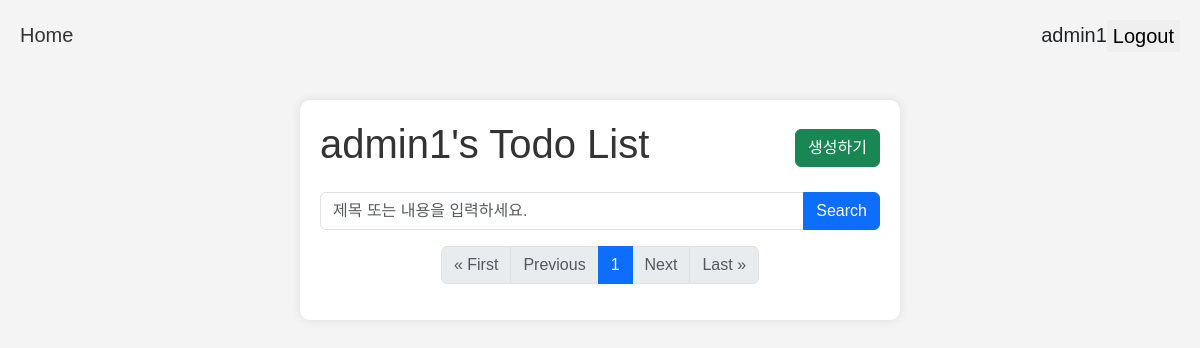
The page /day2/todo/ (signed in) on the database as committed earlier.
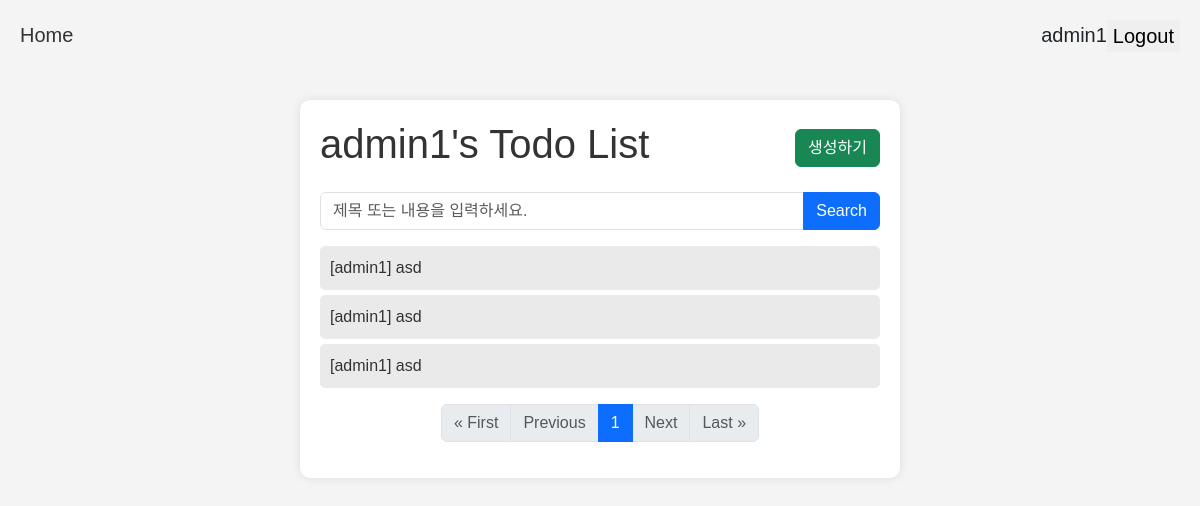
The same page on the database as committed later.
### day2/models.py (models this page shows, shortened)
class Todo(models.Model):
    title = models.CharField("제목", max_length=50)
    description = models.TextField("해야할 일")
    start_date = models.DateField("해아할 일 시작 날짜")
    end_date = models.DateField("해야할 일 마감 날짜")
    is_completed = models.BooleanField("완료 여부", default=False)
    created_at = models.DateTimeField("생성 시간", auto_now_add=True)
    modified_at = models.DateTimeField("수정 시간", auto_now=True)
    user = models.ForeignKey(User, on_delete=models.CASCADE)

### day2/views.py (the view)
# urls.py: path("todo/", todo_list, name="todo_list"),
@login_required()
def todo_list(request):
    todo_list = Todo.objects.filter(user=request.user).order_by("created_at")
    query: QuerySet = request.GET.get("query")
    if query:
        todo_list = todo_list.filter(
            Q(title__icontains=query) | Q(description__icontains=query)
        )
    paginator = Paginator(todo_list, 10)
    page_number = request.GET.get("page")
    page_obj = paginator.get_page(page_number)
    context = {
        "page_obj": page_obj,
    }
    return render(request, "day2/todo_list.html", context)

### templates/day2/todo_list.html (shortened to what this page needs)
{% extends 'day2/base.html' %}
{% block content %}
<div class="container mt-lg-5">
    {% if request.user.is_authenticated %}
    <div class="d-flex justify-content-between align-items-center mb-3">
        {% if not request.user.is_staff %}
            <h1>{{ request.user.username }}'s Todo List</h1>
        {% else %}
            <h1>All To Do List (By. Admin)</h1>
        {% endif %}
        <button class="btn btn-success" onclick="location.href='{% url 'cbv_todo_create' %}'">생성하기</button>
    </div>
    <form method="GET" class="mb-3">
        <div class="input-group">
            <input type="text" class="form-control" placeholder="제목 또는 내용을 입력하세요." name="q" value="{% if request.GET.q %}{{ request.GET.q }}{% endif %}">
            <button class="btn btn-primary" type="submit">Search</button>
        </div>
    </form>
    <ul class="list-unstyled">
        {% for todo in page_obj.object_list %}
            <li class="todo-list-item"><a href="{% url 'cbv_todo_info' todo.id %}">[{{ todo.user.username }}] {{ todo.title }}</a></li>
        {% endfor %}
    </ul>
    {% include 'day2/pagination.html' %}
    {% endif %}
</div>
{% endblock %}

### templates/day2/base.html (shortened to what this page needs)
{% load static %}
<!DOCTYPE html>
<html lang="en">
<head>
    <link href="{% static "css/bootstrap.css" %}" rel="stylesheet">
</head>
<body>
    <nav style="display: flex; justify-content: space-between">
        <div>
            <a style="font-size: 20px" href={% url 'cbv_todo_list' %}>Home</a>
        </div>
        {% if request.user.is_authenticated %}
            <div style="text-align: right; font-size: 20px; display: flex; justify-content: space-between">
                {{ request.user.username }}
                <form action="{% url 'logout' %}" method="POST">
                    <button style="border: 0; font-size: 20px; cursor: pointer">Logout</button>
                </form>
            </div>
        {% else %}
            <div style="display: flex; justify-content: right; font-size: 20px;">
                <a href="{% url 'signup' %}" style="margin-right: 10px">SignUp</a>
                <a href="{% url 'login' %}">Login</a>
            </div>
        {% endif %}
    </nav>
    {% block content %}{% endblock %}
</body>
</html>

### templates/day2/pagination.html
<nav>
    <ul class="pagination justify-content-center">
        {% if page_obj.has_previous %}
            <li class="page-item">
                <a class="page-link" href="?page=1{% if fragment == 'comment_wrapper' %}#{{ fragment }}{% endif %}">&laquo; First</a>
            </li>
            <li class="page-item">
                <a class="page-link" href="?page={{ page_obj.previous_page_number }}{% if fragment == 'comment_wrapper' %}#{{ fragment }}{% endif %}">Previous</a>
            </li>
        {% else %}
            <li class="page-item disabled">
                <p class="page-link">&laquo; First</p>
            </li>
            <li class="page-item disabled">
                <p class="page-link">Previous</p>
            </li>
        {% endif %}
        {% for num in page_obj.paginator.page_range %}
            {% if num > page_obj.number|add:-3 and num < page_obj.number|add:3 %}
                {% if num == page_obj.number %}
                    <li class="page-item active">
                        <span class="page-link">{{ num }}</span>
                    </li>
                {% else %}
                    <li class="page-item">
                        <a class="page-link" href="?page={{ num }}{% if fragment == 'comment_wrapper' %}#{{ fragment }}{% endif %}">{{ num }}</a>
                    </li>
                {% endif %}
            {% endif %}
        {% endfor %}
        {% if page_obj.has_next %}
            <li class="page-item">
                <a class="page-link" href="?page={{ page_obj.next_page_number }}{% if fragment == 'comment_wrapper' %}#{{ fragment }}{% endif %}">Next</a>
            </li>
            <li class="page-item">
                <a class="page-link" href="?page={{ page_obj.paginator.num_pages }}{% if fragment == 'comment_wrapper' %}#{{ fragment }}{% endif %}">Last &raquo;</a>
            </li>
        {% else %}
            <li class="page-item disabled">
                <p class="page-link">Next</p>
            </li>
            <li class="page-item disabled">
                <p class="page-link">Last &raquo;</p>
            </li>
        {% endif %}
    </ul>
</nav>

### templates/day2/todo_list.html (style rules this page uses)
body { font-family: Arial, sans-serif; background-color: #f4f4f4; margin: 0; padding: 20px; }
.container { max-width: 600px; margin: auto; background: #fff; padding: 20px; border-radius: 10px; box-shadow: 0 0 10px rgba(0, 0, 0, 0.1); }
h1 { text-align: center; color: #333; }
.todo-list-item { padding: 10px; margin: 5px 0; background: #eaeaea; border-radius: 5px; transition: background 0.3s; }
a { text-decoration: none; color: #333; }
.pagination p { color: gray; text-decoration: none; transition: background-color .3s; margin: 0; }

Rows that differ between the two databases and show on the page:
added Todo: user.username "admin1", title "asd"
added Todo: user.username "admin1", title "asd"
added Todo: user.username "admin1", title "asd"
